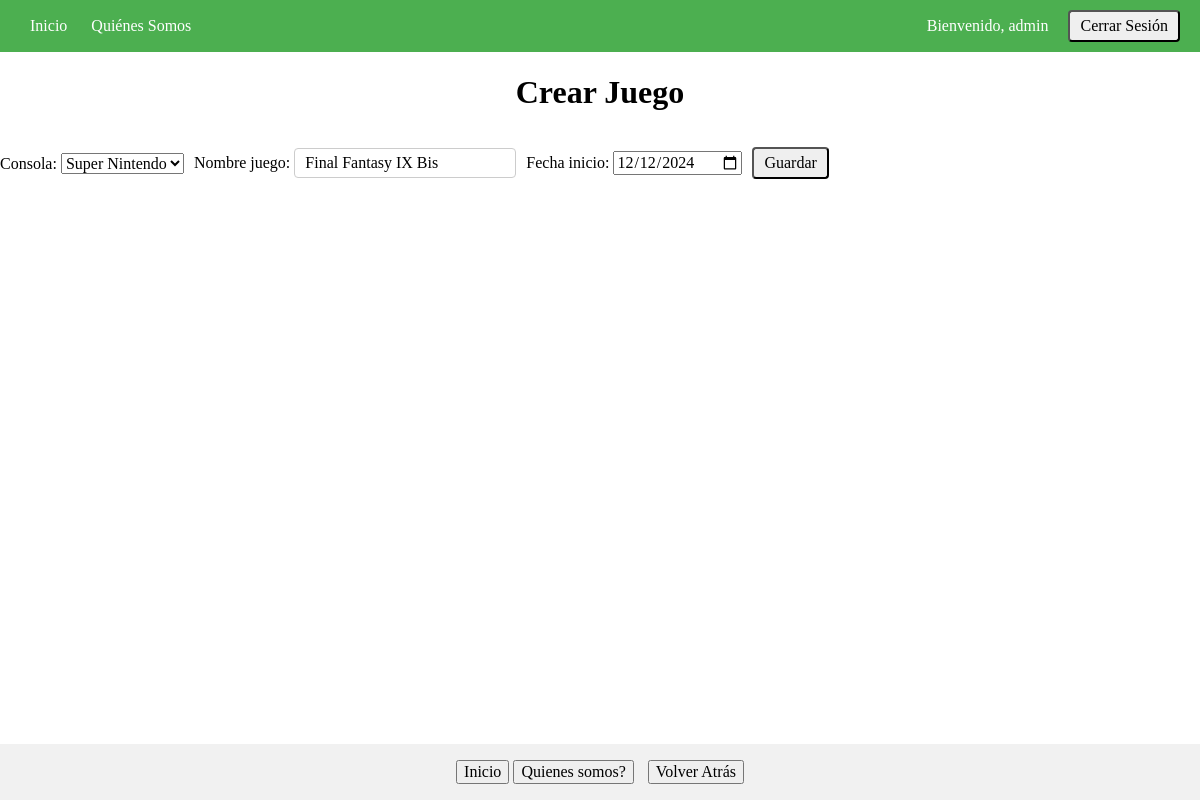
/juego/1/edit/ (signed in), run on the app's committed database.
### consola/models.py (models this page shows, shortened)
class Juego(models.Model):
    consola = models.ForeignKey(Consola, on_delete=models.SET_NULL, null=True)
    nombre_juego = models.CharField(max_length=255)
    fecha_inicio = models.DateField(null=True)

### consola/views.py (the view)
# urls.py: path("juego/<int:pk>/edit/", juego_edit, name="juego_edit"),
@login_required
def juego_edit(request, pk):
    juego = Juego.objects.get(pk=pk)
    if request.method == "POST":
        form = JuegoForm(request.POST, instance=juego)
        if form.is_valid():
            form.save()
            return redirect("consola:juego_list")
    else:
        form = JuegoForm(instance=juego)
    return render(request, "consola/juego_form.html", {"form": form, "juego": juego})

### consola/forms.py
class JuegoForm(forms.ModelForm):
    class Meta:
        model = Juego
        fields = "__all__"
        widgets = {
            "fecha_inicio": forms.DateInput(attrs={"type": "date"}),
        }

### consola/models.py (called while the page is built)
    def __str__(self):
        return self.nombre

### consola/templates/consola/juego_form.html (shortened to what this page needs)
{% extends 'consola/base.html' %}
{% block contenido %}
    <h1>Crear Juego</h1>
    <form method="post">
        {{ form.as_p }}
        <button type="submit">Guardar</button>
    </form>
{% endblock contenido %}

### consola/templates/consola/base.html (shortened to what this page needs)
<!DOCTYPE html>
<html lang="es">
<head>
    <link rel="stylesheet" href="https://cdnjs.cloudflare.com/ajax/libs/normalize/8.0.1/normalize.css">
    <link rel="stylesheet" href="https://cdnjs.cloudflare.com/ajax/libs/milligram/1.4.1/milligram.css">
</head>
<body style="text-align: center;">
    <header>
        <nav>
            <div>
                <a href="{% url 'consola:index' %}">Inicio</a>
                <a href="{% url 'consola:about' %}">Quiénes Somos</a>
            </div>
            <div class="auth-section">
                {% if user.is_authenticated %}
                    <p>Bienvenido, {{ user.username }}</p>
                    <form method="post" action="{% url 'logout' %}" style="display: inline;">
                        <button type="submit">Cerrar Sesión</button>
                    </form>
                {% else %}
                    <a href="{% url 'login' %}"><button>Iniciar Sesión</button></a>
                    <a href="{% url 'consola:register' %}"><button>Registrarse</button></a>
                {% endif %}
            </div>
        </nav>
    </header>
    <main>
        {% block contenido %}
        {% endblock contenido %}
    </main>
    <footer>
        {% block piepagina %}
            <a href="{% url 'consola:index' %}"><button>Inicio</button></a>
            <a href="{% url 'consola:about' %}"><button>Quienes somos?</button></a>
            <button onclick="window.history.back()" style="margin-left: 10px;">Volver Atrás</button>
        {% endblock piepagina %}
    </footer>
</body>
</html>

### consola/templates/consola/base.html (style rules this page uses)
body { display: flex; flex-direction: column; min-height: 100vh; margin: 0; }
header { background-color: #4CAF50; color: white; text-align: center; padding: 10px 0; }
header nav { display: flex; justify-content: space-between; align-items: center; padding: 0 20px; }
header nav a { color: white; text-decoration: none; margin: 0 10px; }
main { flex: 1; }
footer { background-color: #f1f1f1; text-align: center; padding: 1em; }
.auth-section { display: flex; align-items: center; }
.auth-section p { margin: 0 10px; }
.auth-section button { margin-left: 10px; }
form { display: flex; gap: 10px; align-items: center; }
form input[type="text"] { flex: 1; padding: 5px 10px; border: 1px solid #ccc; border-radius: 4px; }
form button { padding: 5px 10px; border-radius: 4px; cursor: pointer; }

### data on the page
Juego: consola "Super Nintendo", nombre_juego "Final Fantasy IX Bis", fecha_inicio "12/12/2024"

### other printed values
{{ user.username }} "admin"
